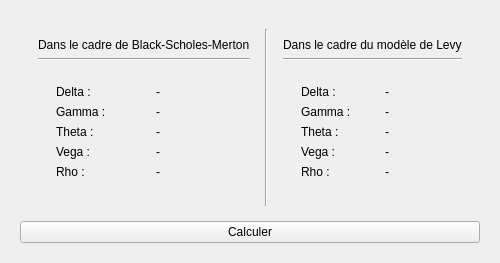
      <widget class="QWidget" name="tab_4">
       <attribute name="title">
        <string>Les Grecques</string>
       </attribute>
       <layout class="QHBoxLayout" name="horizontalLayout">
        <item>
         <widget class="QWidget" name="widget_16" native="true">
          <layout class="QVBoxLayout" name="verticalLayout_19">
           <item>
            <widget class="QWidget" name="widget_7" native="true">
             <property name="sizePolicy">
              <sizepolicy hsizetype="Expanding" vsizetype="Expanding">
               <horstretch>0</horstretch>
               <verstretch>0</verstretch>
              </sizepolicy>
             </property>
             <layout class="QHBoxLayout" name="horizontalLayout_2">
              <item>
               <widget class="QWidget" name="widget_10" native="true">
                <property name="sizePolicy">
                 <sizepolicy hsizetype="Expanding" vsizetype="Expanding">
                  <horstretch>0</horstretch>
                  <verstretch>0</verstretch>
                 </sizepolicy>
                </property>
                <layout class="QVBoxLayout" name="verticalLayout_17">
                 <item>
                  <widget class="QLabel" name="label_38">
                   <property name="maximumSize">
                    <size>
                     <width>16777215</width>
                     <height>30</height>
                    </size>
                   </property>
                   <property name="text">
                    <string>Dans le cadre de Black-Scholes-Merton</string>
                   </property>
                  </widget>
                 </item>
                 <item>
                  <widget class="Line" name="line_10">
                   <property name="orientation">
                    <enum>Qt::Horizontal</enum>
                   </property>
                  </widget>
                 </item>
                 <item>
                  <widget class="QWidget" name="widget_14" native="true">
                   <layout class="QHBoxLayout" name="horizontalLayout_7">
                    <item>
                     <widget class="QWidget" name="widget_8" native="true">
                      <layout class="QVBoxLayout" name="verticalLayout_15">
                       <item>
                        <widget class="QLabel" name="label_19">
                         <property name="text">
                          <string>Delta :</string>
                         </property>
                        </widget>
                       </item>
                       <item>
                        <widget class="QLabel" name="label_20">
                         <property name="text">
                          <string>Gamma :</string>
                         </property>
                        </widget>
                       </item>
                       <item>
                        <widget class="QLabel" name="label_21">
                         <property name="text">
                          <string>Theta :</string>
                         </property>
                        </widget>
                       </item>
                       <item>
                        <widget class="QLabel" name="label_29">
                         <property name="text">
                          <string>Vega :</string>
                         </property>
                        </widget>
                       </item>
                       <item>
                        <widget class="QLabel" name="label_30">
                         <property name="text">
                          <string>Rho :</string>
                         </property>
                        </widget>
                       </item>
                      </layout>
                     </widget>
                    </item>
                    <item>
                     <widget class="QWidget" name="widget_9" native="true">
                      <layout class="QVBoxLayout" name="verticalLayout_8">
                       <item>
                        <widget class="QLabel" name="DeltaB">
                         <property name="text">
                          <string>-</string>
                         </property>
                        </widget>
                       </item>
                       <item>
                        <widget class="QLabel" name="GammaB">
                         <property name="text">
                          <string>-</string>
                         </property>
                        </widget>
                       </item>
                       <item>
                        <widget class="QLabel" name="ThetaB">
                         <property name="text">
                          <string>-</string>
                         </property>
                        </widget>
                       </item>
                       <item>
                        <widget class="QLabel" name="VegaB">
                         <property name="text">
                          <string>-</string>
                         </property>
                        </widget>
                       </item>
                       <item>
                        <widget class="QLabel" name="RhoB">
                         <property name="text">
                          <string>-</string>
                         </property>
                        </widget>
                       </item>
                      </layout>
                     </widget>
                    </item>
                   </layout>
                  </widget>
                 </item>
                </layout>
               </widget>
              </item>
              <item>
               <widget class="Line" name="line_9">
                <property name="orientation">
                 <enum>Qt::Vertical</enum>
                </property>
               </widget>
              </item>
              <item>
               <widget class="QWidget" name="widget_11" native="true">
                <property name="sizePolicy">
                 <sizepolicy hsizetype="Expanding" vsizetype="Expanding">
                  <horstretch>0</horstretch>
                  <verstretch>0</verstretch>
                 </sizepolicy>
                </property>
                <layout class="QVBoxLayout" name="verticalLayout_18">
                 <item>
                  <widget class="QLabel" name="label_39">
                   <property name="maximumSize">
                    <size>
                     <width>16777215</width>
                     <height>30</height>
                    </size>
                   </property>
                   <property name="text">
                    <string>Dans le cadre du modèle de Levy</string>
                   </property>
                  </widget>
                 </item>
                 <item>
                  <widget class="Line" name="line_11">
                   <property name="orientation">
                    <enum>Qt::Horizontal</enum>
                   </property>
                  </widget>
                 </item>
                 <item>
                  <widget class="QWidget" name="widget_15" native="true">
                   <layout class="QHBoxLayout" name="horizontalLayout_5">
                    <item>
                     <widget class="QWidget" name="widget_12" native="true">
                      <layout class="QVBoxLayout" name="verticalLayout_16">
                       <item>
                        <widget class="QLabel" name="label_31">
                         <property name="text">
                          <string>Delta :</string>
                         </property>
                        </widget>
                       </item>
                       <item>
                        <widget class="QLabel" name="label_32">
                         <property name="text">
                          <string>Gamma :</string>
                         </property>
                        </widget>
                       </item>
                       <item>
                        <widget class="QLabel" name="label_33">
                         <property name="text">
                          <string>Theta :</string>
                         </property>
                        </widget>
                       </item>
                       <item>
                        <widget class="QLabel" name="label_34">
                         <property name="text">
                          <string>Vega :</string>
                         </property>
                        </widget>
                       </item>
                       <item>
                        <widget class="QLabel" name="label_35">
                         <property name="text">
                          <string>Rho :</string>
                         </property>
                        </widget>
                       </item>
                      </layout>
                     </widget>
                    </item>
                    <item>
                     <widget class="QWidget" name="widget_13" native="true">
                      <layout class="QVBoxLayout" name="verticalLayout_7">
                       <item>
                        <widget class="QLabel" name="DeltaL">
                         <property name="text">
                          <string>-</string>
                         </property>
                        </widget>
                       </item>
                       <item>
                        <widget class="QLabel" name="GammaL">
                         <property name="text">
                          <string>-</string>
                         </property>
                        </widget>
                       </item>
                       <item>
                        <widget class="QLabel" name="ThetaL">
                         <property name="text">
                          <string>-</string>
                         </property>
                        </widget>
                       </item>
                       <item>
                        <widget class="QLabel" name="VegaL">
                         <property name="text">
                          <string>-</string>
                         </property>
                        </widget>
                       </item>
                       <item>
                        <widget class="QLabel" name="RhoL">
                         <property name="text">
                          <string>-</string>
                         </property>
                        </widget>
                       </item>
                      </layout>
                     </widget>
                    </item>
                   </layout>
                  </widget>
                 </item>
                </layout>
               </widget>
              </item>
             </layout>
            </widget>
           </item>
           <item>
            <widget class="QPushButton" name="Greeks">
             <property name="text">
              <string>Calculer</string>
             </property>
            </widget>
           </item>
          </layout>
         </widget>
        </item>
       </layout>
      </widget>
